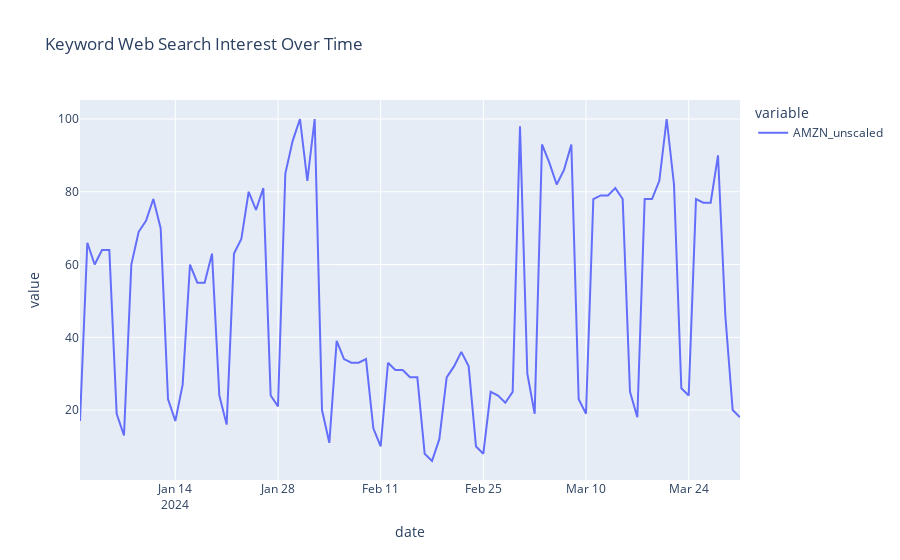

Write notebook code for a chart like this one.
### Code cell
ticker_daily = data
fig = px.line(ticker_daily, y=[ticker + '_unscaled'], title='Keyword Web Search Interest Over Time')
fig.show()
